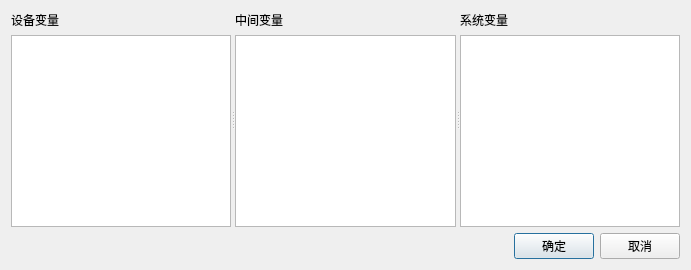
<?xml version="1.0" encoding="UTF-8"?>
<ui version="4.0">
 <class>InsertTagDialog</class>
 <widget class="QDialog" name="InsertTagDialog">
  <property name="geometry">
   <rect>
    <x>0</x>
    <y>0</y>
    <width>691</width>
    <height>270</height>
   </rect>
  </property>
  <property name="windowTitle">
   <string>Dialog</string>
  </property>
  <layout class="QVBoxLayout" name="verticalLayout_4">
   <item>
    <widget class="QSplitter" name="splitter">
     <property name="orientation">
      <enum>Qt::Horizontal</enum>
     </property>
     <widget class="QWidget" name="verticalLayoutWidget">
      <layout class="QVBoxLayout" name="verticalLayout">
       <item>
        <widget class="QLabel" name="label">
         <property name="text">
          <string>设备变量</string>
         </property>
        </widget>
       </item>
       <item>
        <widget class="QListWidget" name="listWidgetTagIO"/>
       </item>
      </layout>
     </widget>
     <widget class="QWidget" name="verticalLayoutWidget_2">
      <layout class="QVBoxLayout" name="verticalLayout_2">
       <item>
        <widget class="QLabel" name="label_2">
         <property name="text">
          <string>中间变量</string>
         </property>
        </widget>
       </item>
       <item>
        <widget class="QListWidget" name="listWidgetTagTmp"/>
       </item>
      </layout>
     </widget>
     <widget class="QWidget" name="verticalLayoutWidget_3">
      <layout class="QVBoxLayout" name="verticalLayout_3">
       <item>
        <widget class="QLabel" name="label_3">
         <property name="text">
          <string>系统变量</string>
         </property>
        </widget>
       </item>
       <item>
        <widget class="QListWidget" name="listWidgetTagSys"/>
       </item>
      </layout>
     </widget>
    </widget>
   </item>
   <item>
    <layout class="QHBoxLayout" name="horizontalLayout">
     <item>
      <spacer name="horizontalSpacer">
       <property name="orientation">
        <enum>Qt::Horizontal</enum>
       </property>
       <property name="sizeHint" stdset="0">
        <size>
         <width>40</width>
         <height>20</height>
        </size>
       </property>
      </spacer>
     </item>
     <item>
      <widget class="QPushButton" name="btnOk">
       <property name="text">
        <string>确定</string>
       </property>
      </widget>
     </item>
     <item>
      <widget class="QPushButton" name="btnCancel">
       <property name="text">
        <string>取消</string>
       </property>
      </widget>
     </item>
    </layout>
   </item>
  </layout>
 </widget>
 <resources/>
 <connections/>
</ui>
